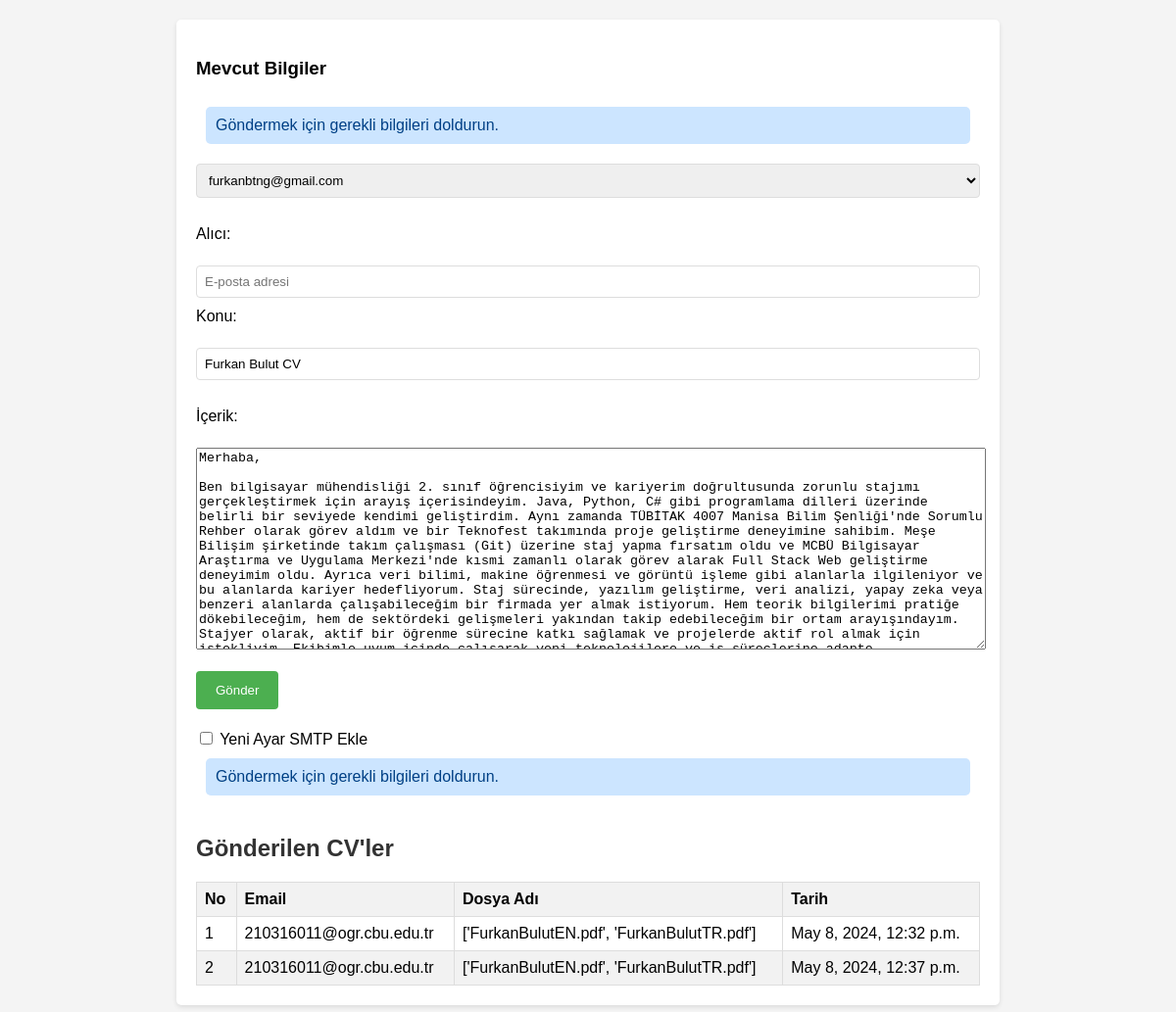
The app's page /, older data.
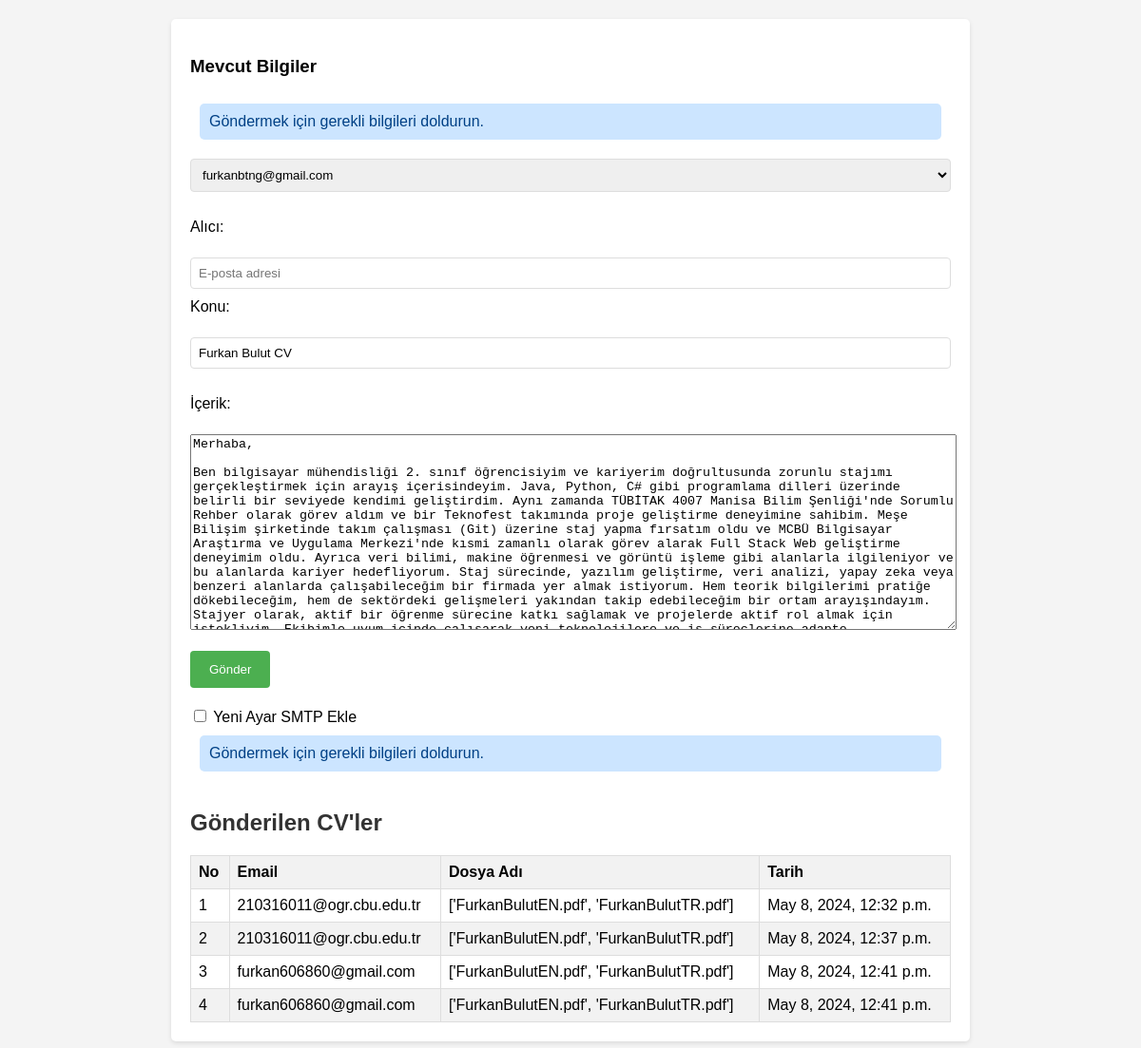
The same page, newer data.
### cv_app/models.py (models this page shows, shortened)
class CV(models.Model):
    email = models.EmailField()
    file_name = models.CharField(max_length=255)
    date = models.DateTimeField(auto_now_add=True)

### cv_app/views.py (the view)
# urls.py: path('', views.send_cv, name='send_cv'),
def send_cv(request):
    current_settings = EmailSettings.objects.all()
    form = EmailSettingsForm()
    email_templates = EmailTemplate.objects.all()  # Mevcut e-posta şablonlarını al
    email_data = {}
    if email_templates:
        first_template = email_templates.first()
        email_data = {
            'subject': first_template.subject,
            'body': first_template.body,
        }
    if request.method == 'POST':
        email_form = EmailForm(request.POST)
        if email_form.is_valid():
            email_address = email_form.cleaned_data['email']
            selected_settings_id = request.POST.get('selected_settings')
            if selected_settings_id:
                email_settings = EmailSettings.objects.get(id=selected_settings_id)
                if not email_settings:
                    messages.error(request, 'SMTP ayarları tanımlanmamış.')
                    return redirect('send_cv')
                settings.EMAIL_HOST = email_settings.email_host
                settings.EMAIL_PORT = email_settings.email_port
                settings.EMAIL_HOST_USER = email_settings.email_host_user
                settings.EMAIL_HOST_PASSWORD = email_settings.email_host_password
                settings.EMAIL_USE_TLS = email_settings.email_use_tls
                subject = request.POST.get('subject')  # E-posta konusunu formdan al
                body = request.POST.get('body')  # E-posta içeriğini formdan al
                if not email_templates:
                    default_subject = subject
                    default_body = body
                    template = EmailTemplate.objects.create(subject=default_subject, body=default_body)
                else:
                    EmailTemplate.objects.all().update(subject=subject, body=body)
                    template = EmailTemplate.objects.first()
                file_names = ['FurkanBulutEN.pdf', 'FurkanBulutTR.pdf']  # Gönderilmek istenen dosya adları
                existing_cv = CV.objects.filter(email=email_address).exists()
                if existing_cv:
                    messages.error(request, 'Belirtilen e-posta adresine aynı dosyalar daha önce gönderilmiş.')
                    return redirect('send_cv')
                email = EmailMessage()
                email.subject = template.subject
                email.body = template.body
                email.from_email = email_settings.email_host_user
                email.to = [email_address]
                email.attach_file('FurkanBulutEN.pdf')
                email.attach_file('FurkanBulutTR.pdf')
                try:
                    email.send()
                    messages.success(request, 'CV başarıyla gönderildi.')
                    cv = CV.objects.create(email=email_address, file_name=file_names)
                    cv.save()
                except Exception as e:
                    messages.error(request, f'E-posta gönderirken bir hata oluştu: {str(e)}')
            else:
                messages.error(request, 'SMTP ayarlarını seçin.')
            return redirect(reverse('send_cv'))
        else:
            messages.error(request, 'Lütfen geçerli bir e-posta adresi girin.')
    else:
        email_form = EmailForm()
        messages.info(request, 'Göndermek için gerekli bilgileri doldurun.')
    cvs = CV.objects.all()
    return render(request, 'cv_app/send_cv.html',
                  {'email_form': email_form, 'cvs': cvs, 'form': form, 'settings': current_settings,'email_data': email_data, 'email_templates': email_templates})

### cv_app/forms.py
class EmailForm(forms.ModelForm):
    class Meta:
        model = CV
        fields = ['email']

class EmailSettingsForm(forms.ModelForm):
    class Meta:
        model = EmailSettings
        fields = ['email_host', 'email_port', 'email_host_user', 'email_host_password', 'email_use_tls']

### cv_app/models.py (called while the page is built)
    def __str__(self):
        return self.email_host_user

### templates/cv_app/send_cv.html (shortened to what this page needs)
<!DOCTYPE html>
<html lang="en">
<head>
</head>
<body>
    <div class="container">
        <div class="smtp-settings">
            <h3>Mevcut Bilgiler</h3>
               {% if messages %}
            <ul class="messages">
                {% for message in messages %}
                    <li{% if message.tags %} class="{{ message.tags }}"{% endif %}>{{ message }}</li>
                {% endfor %}
            </ul>
        {% endif %}
            <form method="post" action="{% url 'send_cv' %}">
                <select name="selected_settings">
                    {% for setting in settings %}
                        <option value="{{ setting.id }}" >{{ setting }}</option>
                    {% endfor %}
                </select><br><br>
          <label for="subject">Alıcı:</label><br>
                <input type="email" name="email" placeholder="E-posta adresi">
          <label for="subject">Konu:</label><br>
    <input type="text" id="subject" name="subject" placeholder="E-posta konusu" value="{{ email_data.subject }}"><br><br>
    <label for="body">İçerik:</label><br>
    <textarea id="body" name="body" placeholder="E-posta içeriği" style="width: 100%; height: 200px;">{{ email_data.body }}</textarea><br><br>
                <button type="submit">Gönder</button>
            </form>
        </div>
        <input type="checkbox" id="showNewSettings" class="show-new-settings">
        <label for="showNewSettings">Yeni Ayar SMTP Ekle</label>
        {% if messages %}
            <ul class="messages">
                {% for message in messages %}
                    <li{% if message.tags %} class="{{ message.tags }}"{% endif %}>{{ message }}</li>
                {% endfor %}
            </ul>
        {% endif %}
        <h2>Gönderilen CV'ler</h2>
        <table class="data-table">
            <thead>
                <tr>
                    <th>No</th>
                    <th>Email</th>
                    <th>Dosya Adı</th>
                    <th>Tarih</th>
                </tr>
            </thead>
            <tbody>
                {% for cv in cvs %}
                    <tr>
                        <td>{{ forloop.counter }}</td>
                        <td>{{ cv.email }}</td>
                        <td>{{ cv.file_name }}</td>
                        <td>{{ cv.date }}</td>
                    </tr>
                {% endfor %}
            </tbody>
        </table>
    </div>
</body>
</html>

Row changes from the older to the newer data that the page shows:
added CV: email "furkan606860@gmail.com", file_name "['FurkanBulutEN.pdf', 'FurkanBulutTR.pdf']", date "May 8, 2024, 12:41 p.m."
added CV: email "furkan606860@gmail.com", file_name "['FurkanBulutEN.pdf', 'FurkanBulutTR.pdf']", date "May 8, 2024, 12:41 p.m."
